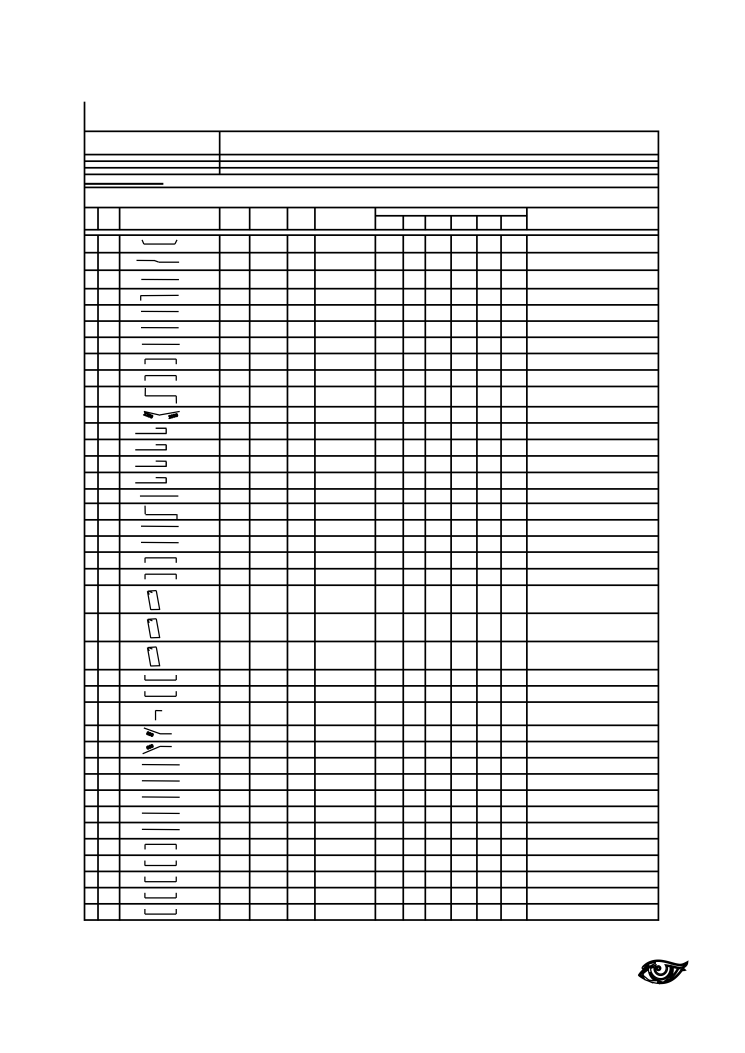
#> input picture Main/BBS_1_image_1.png, 2977 x 4210 px (shown at 1/4 size)
$ jupyter execute --allow-errors 'Framework New.ipynb'   (shell and % lines are left out)   (older library calls are emulated)
#> lines starting #> are read from the running program, lines starting #| are printed output that depends on the picture; after the words box and inside, x2 and y2 are one past the last pixel; in counts of white or black regions, pixels touching at a corner belong together
# Installing Dependencies

# PDFtoIMG

[cell 1]
import fitz
import os

# Open the input PDF
input_pdf = "Input.pdf"
#> (the rest of this cell did not finish here and is left out)

# Cropping Columns

Single Image

[cell 2]
import cv2
import numpy as np
import matplotlib.pyplot as plt

# Read the image using OpenCV
img_path = "BBS_1_image_1.png"
img = cv2.imread(img_path, cv2.IMREAD_GRAYSCALE)
#> img is the input picture: shape (4210, 2977); min 0, max 255, mean 233.1

# Apply Gaussian blur to reduce noise
# blurred_img = cv2.GaussianBlur(img, (5, 5), 0)

# Apply Laplacian edge detection
laplacian = cv2.Laplacian(img, cv2.CV_64F)
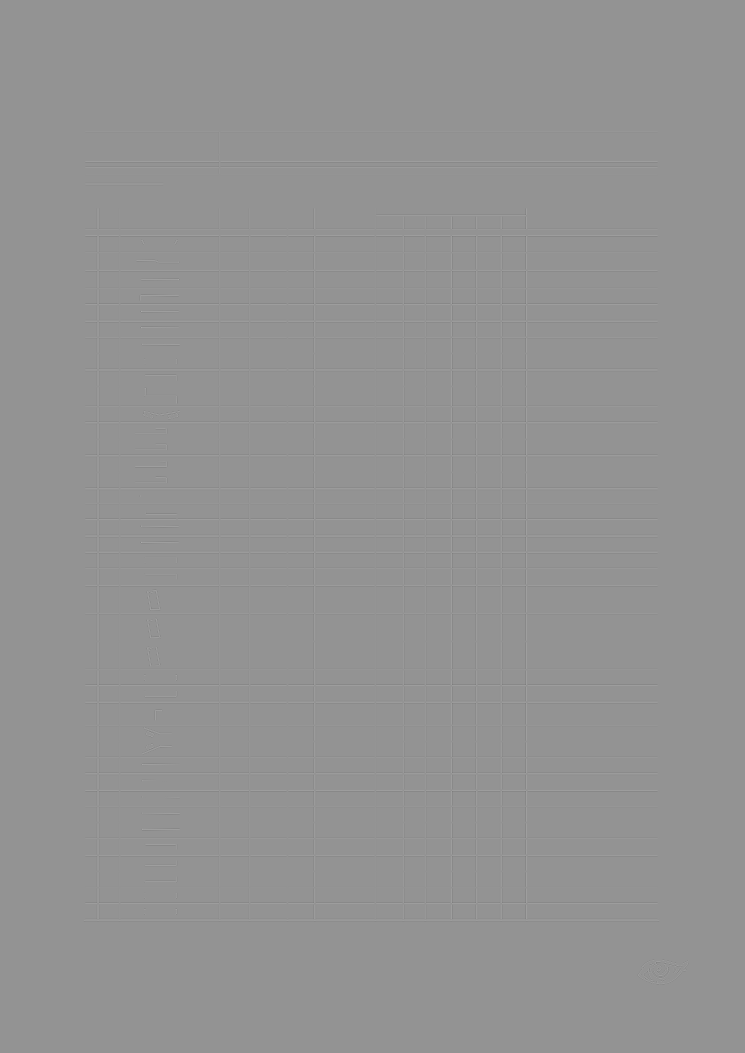
#> laplacian: shape (4210, 2977) float64 (shown at 1/4 size); min -823, max 604, mean 0; drawn with min black and max white
edges = cv2.convertScaleAbs(laplacian)
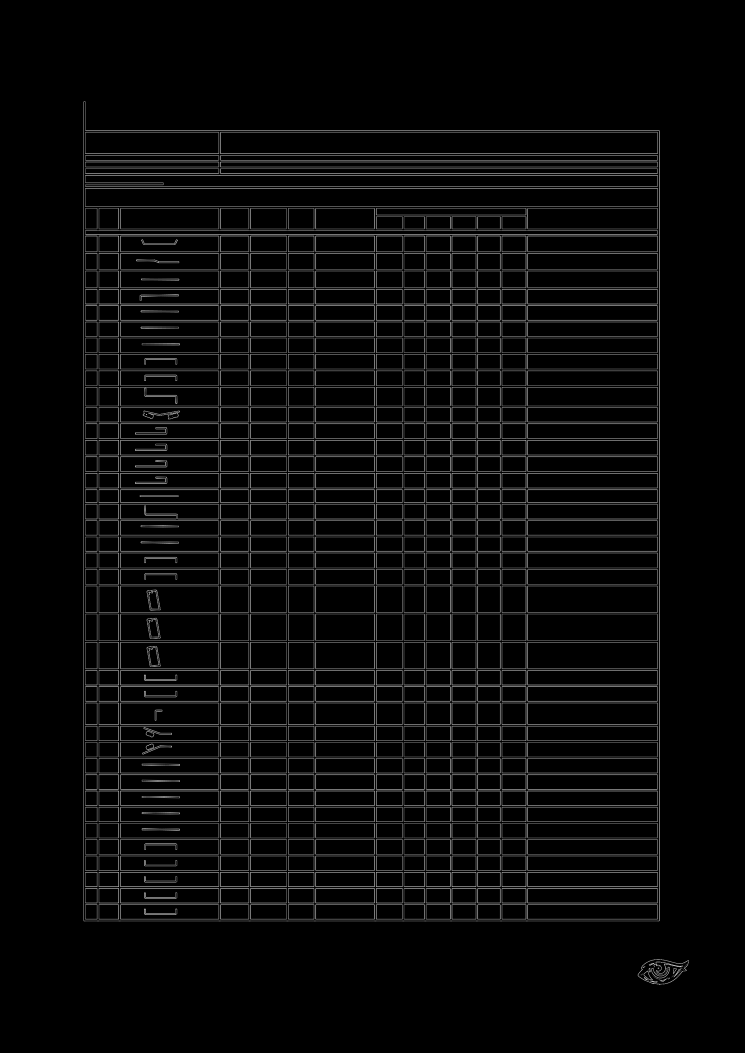
#> edges: shape (4210, 2977) (shown at 1/4 size); min 0, max 255, mean 9.3

# Find contours using hierarchical contouring
contours, hierarchy = cv2.findContours(edges, cv2.RETR_TREE, cv2.CHAIN_APPROX_SIMPLE)
#> contours = 1332 contours, 65 with area under 20; largest, box (x1, y1, x2, y2) and area: (333, 405, 2639, 3685) 7294053, (335, 407, 2637, 3683) 7271733, (340, 752, 2632, 828) 171823, (342, 754, 2630, 826) 162375, (881, 527, 2632, 616) 153998

# Detect lines using probabilistic Hough transform
lines = cv2.HoughLinesP(edges, rho=1, theta=np.pi/180, threshold=100, minLineLength=100, maxLineGap=10)
#> lines = 390 rows, first 6: [335, 3684, 335, 405], [1800, 3684, 1800, 936], [333, 3683, 333, 406], [1912, 3684, 1912, 936], [341, 3684, 341, 405], [342, 3684, 342, 406]

# Draw lines on a copy of the original image
lines_img = cv2.cvtColor(img, cv2.COLOR_GRAY2BGR)
vertical_lines = []
if lines is not None:
    for line in lines:
        x1, y1, x2, y2 = line[0]
        if abs(x1 - x2) < abs(y1 - y2):
            cv2.line(lines_img, (x1, y1), (x2, y2), (0, 255, 0), 2)
            vertical_lines.append(int((x1 + x2) / 2))
#> this loop made 390 passes
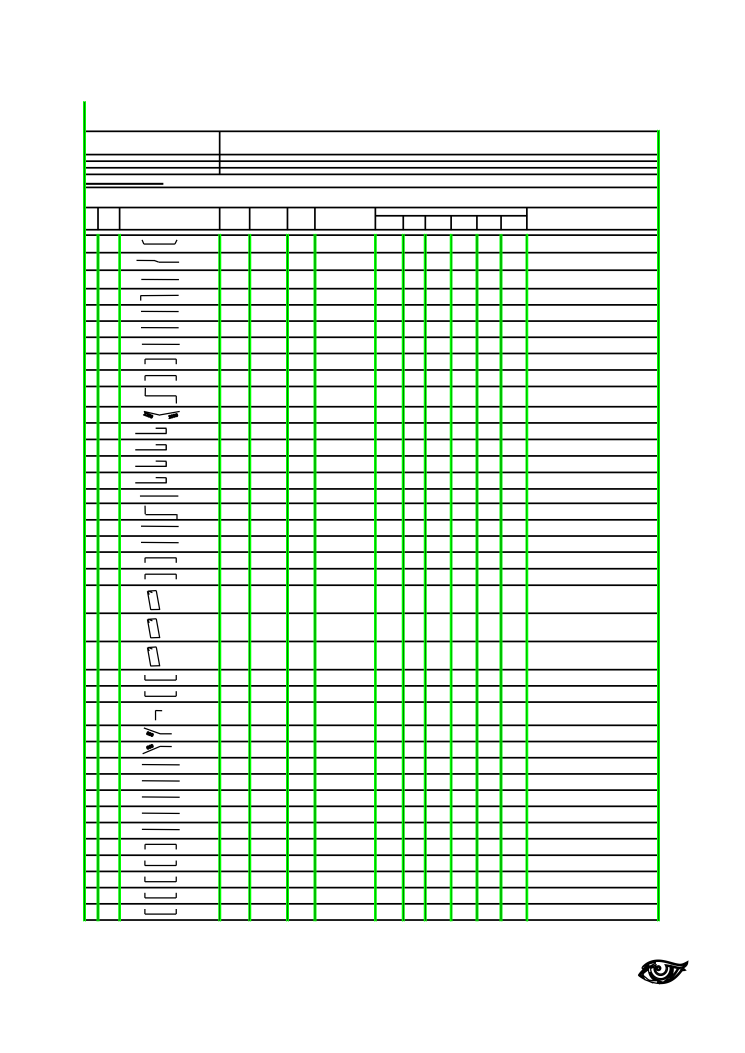
#> lines_img: shape (4210, 2977, 3) (shown at 1/4 size); mean B, G, R 229.3, 237.8, 229.3
#> after the loop, vertical_lines = 90 values, max 2638 at index 26, min 333 at index 2, mean 1384.2

# Sort vertical line x-coordinates
vertical_lines.sort()

# Function to filter out contours that are too close to vertical lines
def filter_contours(contours, x1, x2, margin=5):
    filtered_contours = []
    for contour in contours:
        x, y, w, h = cv2.boundingRect(contour)
        if x1 + margin < x < x2 - margin:
            filtered_contours.append(contour)
    return filtered_contours

# Variable to store the column with the most contours
max_contours = 0
best_column_img = None
best_column_contours = None
best_x1 = 0
best_x2 = 0

# Iterate over pairs of vertical lines to find contours between them
for i in range(len(vertical_lines) - 1):
    x1 = vertical_lines[i]
    x2 = vertical_lines[i + 1]

    # Filter contours within the current column
    column_contours = filter_contours(contours, x1, x2)

    # If this column has more contours, update the best column
    if len(column_contours) > max_contours:
        max_contours = len(column_contours)
        best_column_img = img[:, x1:x2]
        best_column_contours = column_contours
        best_x1 = x1
        best_x2 = x2
#> this loop made 89 passes
#> (x1, x2, max_contours, best_x1, best_x2) on pass 18: (482, 874, 123, 482, 874)
#> (x1, x2) on passes 1 to 6: (333, 334), (334, 335), (335, 340), (340, 341), (341, 342), (342, 387)
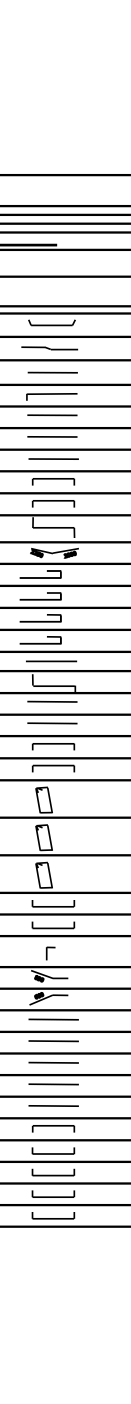
#> best_column_img: shape (4210, 392) (shown at 1/3 size); min 0, max 255, mean 229.5
#> after the loop, best_x1 = 482; best_x2 = 874; max_contours = 123

# Plot the images side by side
fig, axes = plt.subplots(1, 3, figsize=(15, 5))

# Original image with detected vertical lines
axes[0].imshow(lines_img)
axes[0].set_title('Vertical Lines')
axes[0].axis('off')

if best_column_img is not None:
    # Cropped column with contours
    axes[1].imshow(best_column_img, cmap='gray')
    axes[1].set_title('Cropped Column')
    axes[1].axis('off')

    # Column with drawn contours
    best_column_contour_img = cv2.cvtColor(best_column_img, cv2.COLOR_GRAY2BGR)
    for contour in best_column_contours:
        cv2.drawContours(best_column_contour_img, [contour], -1, (0, 255, 0), 2)
#> this loop made 123 passes
#> contour on passes 4, 13, 23, 24, 26, 29, 31, 32, 36, 39, 42, 57: [[702, 3590], [703, 3589], [704, 3590], [703, 3591]], [[580, 3378], [581, 3377], [582, 3378], [581, 3379]], [[700, 3121], [701, 3120], [702, 3121], [701, 3122]], [[574, 3120], [575, 3119], [576, 3120], [575, 3121]], [[659, 3061], [660, 3060], [661, 3061], [660, 3062]], [[595, 2999], [596, 2998], [597, 2999], [596, 3000]], [[602, 2996], [603, 2995], [604, 2996], [603, 2997]], [[604, 2995], [605, 2994], [606, 2995], [605, 2996]], [[685, 2983], [686, 2982], [687, 2983], [686, 2984]], [[602, 2987], [601, 2988], [602, 2989], [603, 2988]], [[685, 2932], [686, 2931], [687, 2932], [686, 2933]], [[607, 2591], [608, 2590], [609, 2591], [608, 2592]]

    axes[2].imshow(best_column_contour_img)
    axes[2].set_title('Column with Contours')
    axes[2].axis('off')
    cv2.imwrite(f"cropped_column.png", best_column_img)

plt.show()

Multiple Images(Pages)

[cell 3]
import os
import cv2
import numpy as np
import matplotlib.pyplot as plt

# Define input and output directories
input_dir = "Pages"
output_dir = "CC"

# Create output directory if it doesn't exist
os.makedirs(output_dir, exist_ok=True)

# Function to process each image
# [75 lines left out: function process_image, not called in this run]

# Process each image in the input directory
#> (the rest of this cell did not finish here and is left out)

# Cropping Rows

Single Image

[cell 4]
import cv2
import numpy as np
import matplotlib.pyplot as plt
import os

def is_image_blank(image, blank_threshold=0.98, min_non_blank_pixels=100):
    # Calculate the percentage of white pixels in the image
    white_pixels = np.sum(image >= 200)  # Assuming white pixels have intensity >= 200
    total_pixels = image.size
    white_ratio = white_pixels / total_pixels

    # Check if the image has a large enough percentage of white pixels to be considered blank
    if white_ratio > blank_threshold:
        # Check if there are enough non-blank pixels to avoid mistakenly removing data rows
        non_blank_pixels = total_pixels - white_pixels
        if non_blank_pixels < min_non_blank_pixels:
            return True  # Image is considered blank
    return False  # Image is not blank

# Read the cropped column image
cropped_column_img = cv2.imread("cropped_column.png", cv2.IMREAD_GRAYSCALE)

# Apply Gaussian blur to reduce noise
blurred_img = cv2.GaussianBlur(cropped_column_img, (5, 5), 0)

# Apply adaptive thresholding to binarize the image
binary_image_adaptive = cv2.adaptiveThreshold(blurred_img, 255, cv2.ADAPTIVE_THRESH_MEAN_C, cv2.THRESH_BINARY_INV, 11, 5)
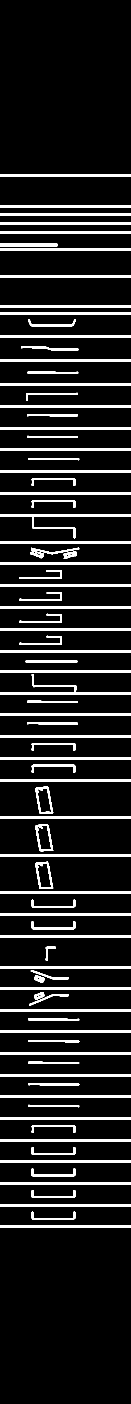
#> binary_image_adaptive: shape (4210, 392) (shown at 1/3 size); 9.7% white; 90 white regions, largest, box (x1, y1, x2, y2) and area: (0, 2022, 392, 2083) 3647, (0, 522, 392, 529) 2744, (0, 615, 392, 622) 2744

# Apply morphological closing to connect nearby edges and smoothen the lines
kernel = np.ones((1, 5), np.uint8)
closed_img = cv2.morphologyEx(binary_image_adaptive, cv2.MORPH_CLOSE, kernel)

# Find horizontal lines using morphological operations
horizontal_lines = cv2.morphologyEx(closed_img, cv2.MORPH_OPEN, kernel, iterations=2)
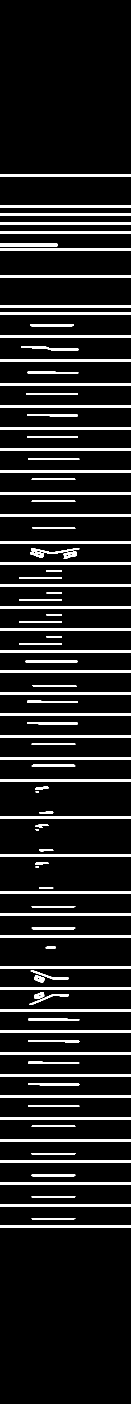
#> horizontal_lines: shape (4210, 392) (shown at 1/3 size); 9.4% white; 104 white regions

# Find contours of horizontal lines
contours, _ = cv2.findContours(horizontal_lines, cv2.RETR_EXTERNAL, cv2.CHAIN_APPROX_SIMPLE)
#> contours = 104 contours; largest, box (x1, y1, x2, y2) and area: (0, 3612, 392, 3619) 2346, (0, 3547, 392, 3554) 2346, (0, 3482, 392, 3489) 2346, (0, 3222, 392, 3229) 2346, (0, 3157, 392, 3164) 2346

# Filter horizontal lines based on length and horizontal coverage
filtered_lines = []
for contour in contours:
    x, y, w, h = cv2.boundingRect(contour)
    if w > 0.9 * cropped_column_img.shape[1]:  # Check if line spans entire width
        filtered_lines.append(contour)
#> this loop made 104 passes
#> (x, y, w, h) on passes 2, 4, 6, 8, 10, 12, 14, 16, 18, 20, 22, 23: (95, 3654, 131, 5), (95, 3589, 131, 5), (95, 3524, 131, 5), (95, 3459, 131, 6), (95, 3375, 131, 5), (85, 3315, 153, 6), (85, 3250, 153, 6), (85, 3185, 153, 7), (85, 3120, 153, 7), (85, 3056, 153, 6), (102, 2986, 31, 11), (87, 2983, 119, 32)
#> (contour, x, y, w, h) on passes 1, 3, 5, 7, 9, 11: ([[0, 3677], [0, 3682], [391, 3682], [391, 3677]], 0, 3677, 392, 6), ([[0, 3612], [0, 3618], [391, 3618], [391, 3612]], 0, 3612, 392, 7), ([[0, 3547], [0, 3553], [391, 3553], [391, 3547]], 0, 3547, 392, 7), ([[0, 3482], [0, 3488], [391, 3488], [391, 3482]], 0, 3482, 392, 7), ([[0, 3418], [0, 3423], [391, 3423], [391, 3418]], 0, 3418, 392, 6), ([[0, 3352], [0, 3357], [391, 3357], [391, 3352]], 0, 3352, 392, 6)

# Sort filtered lines by y-coordinate
filtered_lines.sort(key=lambda c: cv2.boundingRect(c)[1])

# Define the output folder
output_folder = "Shapes"

# Create the output folder if it doesn't exist
if not os.path.exists(output_folder):
    os.makedirs(output_folder)

# Function to crop and save rows
def crop_and_save_rows(lines):
    for i in range(len(lines) - 1):
        x1, y1, w1, h1 = cv2.boundingRect(lines[i])
        x2, y2, w2, h2 = cv2.boundingRect(lines[i + 1])

        # Crop the region between two horizontal lines
        row_img = cropped_column_img[y1 + h1 : y2, :]

        # Check if the cropped row has sufficient width and is not blank
        if row_img.shape[1] > 5 and not is_image_blank(row_img):
            # Save the cropped row image
            cv2.imwrite(os.path.join(output_folder, f"row_{i + 1}.png"), row_img)
#> this loop made 47 passes
#> pass 1, in crop_and_save_rows, `row_img = cropped_column_img[y1 + h1 : y2, :]`:
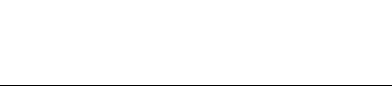
#> row_img: shape (86, 392); values 221 (black) and 255 (white), 98.8% white; black in thin lines or dots, all inside (x1, y1, x2, y2) = (0, 85, 392, 86)
#> pass 3, in crop_and_save_rows, `row_img = cropped_column_img[y1 + h1 : y2, :]`:
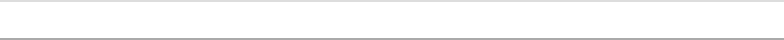
#> row_img: shape (20, 392) (shown 2 times larger); min 170, max 255, mean 249.1

# Crop and save rows
crop_and_save_rows(filtered_lines)

# Print the number of saved rows
num_rows_saved = len(os.listdir(output_folder))
print(f"Number of saved rows: {num_rows_saved}")
#| Number of saved rows: 0

# Draw the filtered horizontal lines on a copy of the original image
lines_img = cv2.cvtColor(cropped_column_img, cv2.COLOR_GRAY2BGR)
for line in filtered_lines:
    x, y, w, h = cv2.boundingRect(line)
    cv2.rectangle(lines_img, (x, y), (x + w, y + h), (0, 255, 0), 2)
#> this loop made 48 passes
#> line on passes 1 to 12: [[0, 522], [0, 528], [391, 528], [391, 522]], [[0, 615], [0, 621], [391, 621], [391, 615]], [[0, 641], [0, 647], [391, 647], [391, 641]], [[0, 668], [0, 673], [391, 673], [391, 668]], [[0, 694], [0, 700], [391, 700], [391, 694]], [[0, 746], [0, 752], [391, 752], [391, 746]], [[0, 827], [0, 832], [391, 832], [391, 827]], [[0, 916], [0, 921], [391, 921], [391, 916]], [[0, 937], [0, 943], [391, 943], [391, 937]], [[0, 1007], [0, 1013], [391, 1013], [391, 1007]], [[0, 1078], [0, 1083], [391, 1083], [391, 1078]], [[0, 1151], [0, 1157], [391, 1157], [391, 1151]]
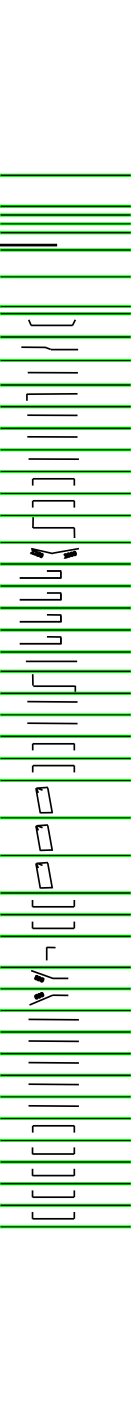
#> lines_img: shape (4210, 392, 3) (shown at 1/3 size); mean B, G, R 221.6, 239.1, 221.6

# Display the image with filtered horizontal lines
plt.figure(figsize=(10, 10))
plt.imshow(lines_img)
plt.axis('off')
plt.show()
